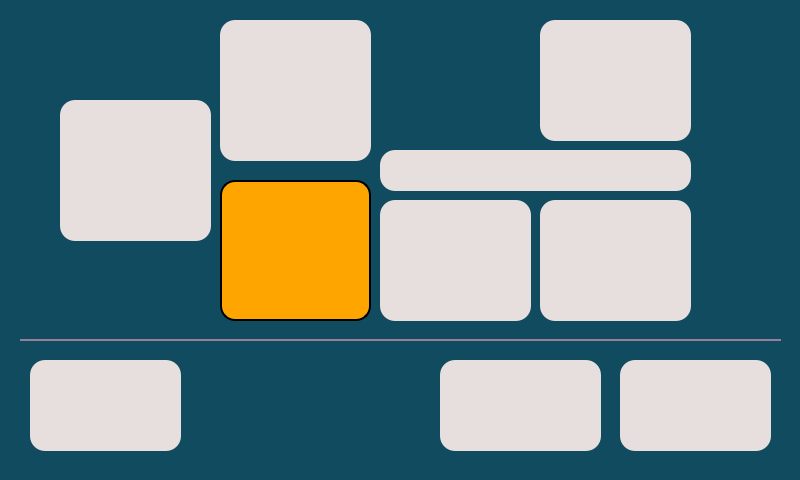
<?xml version="1.0" encoding="UTF-8"?>
<ui version="4.0">
 <class>MainWindow</class>
 <widget class="QMainWindow" name="MainWindow">
  <property name="enabled">
   <bool>true</bool>
  </property>
  <property name="geometry">
   <rect>
    <x>0</x>
    <y>0</y>
    <width>800</width>
    <height>480</height>
   </rect>
  </property>
  <property name="sizePolicy">
   <sizepolicy hsizetype="Fixed" vsizetype="Fixed">
    <horstretch>0</horstretch>
    <verstretch>0</verstretch>
   </sizepolicy>
  </property>
  <property name="minimumSize">
   <size>
    <width>800</width>
    <height>480</height>
   </size>
  </property>
  <property name="maximumSize">
   <size>
    <width>800</width>
    <height>480</height>
   </size>
  </property>
  <property name="font">
   <font>
    <family>Segoe UI</family>
    <pointsize>12</pointsize>
   </font>
  </property>
  <property name="cursor">
   <cursorShape>BlankCursor</cursorShape>
  </property>
  <property name="windowTitle">
   <string notr="true">MainWindow</string>
  </property>
  <property name="windowOpacity">
   <double>1.000000000000000</double>
  </property>
  <property name="styleSheet">
   <string notr="true">background-color: #114b5f;
</string>
  </property>
  <property name="unifiedTitleAndToolBarOnMac">
   <bool>false</bool>
  </property>
  <widget class="QWidget" name="centralwidget">
   <widget class="QPushButton" name="btnBedroom">
    <property name="geometry">
     <rect>
      <x>60</x>
      <y>100</y>
      <width>151</width>
      <height>141</height>
     </rect>
    </property>
    <property name="styleSheet">
     <string notr="true">background-color: #E7DFDD;
border-style: outset;
border-radius: 15px;</string>
    </property>
    <property name="text">
     <string/>
    </property>
    <property name="iconSize">
     <size>
      <width>75</width>
      <height>75</height>
     </size>
    </property>
   </widget>
   <widget class="QPushButton" name="btnKitchen">
    <property name="geometry">
     <rect>
      <x>220</x>
      <y>20</y>
      <width>151</width>
      <height>141</height>
     </rect>
    </property>
    <property name="styleSheet">
     <string notr="true">background-color: #E7DFDD;
border-style: outset;
border-radius: 15px;</string>
    </property>
    <property name="text">
     <string/>
    </property>
    <property name="iconSize">
     <size>
      <width>75</width>
      <height>75</height>
     </size>
    </property>
   </widget>
   <widget class="QPushButton" name="btnLivingRoom">
    <property name="geometry">
     <rect>
      <x>220</x>
      <y>180</y>
      <width>151</width>
      <height>141</height>
     </rect>
    </property>
    <property name="styleSheet">
     <string notr="true">background-color: orange;
border-style: outset;
border-width: 2px;
border-radius: 15px;
border-color: black;
padding: 4px;
</string>
    </property>
    <property name="text">
     <string/>
    </property>
    <property name="iconSize">
     <size>
      <width>75</width>
      <height>75</height>
     </size>
    </property>
    <property name="flat">
     <bool>false</bool>
    </property>
   </widget>
   <widget class="QPushButton" name="btnHallway">
    <property name="geometry">
     <rect>
      <x>380</x>
      <y>150</y>
      <width>311</width>
      <height>41</height>
     </rect>
    </property>
    <property name="styleSheet">
     <string notr="true">background-color: #E7DFDD;
border-style: outset;
border-radius: 15px;</string>
    </property>
    <property name="text">
     <string/>
    </property>
   </widget>
   <widget class="QPushButton" name="btnDanaOffice">
    <property name="geometry">
     <rect>
      <x>380</x>
      <y>200</y>
      <width>151</width>
      <height>121</height>
     </rect>
    </property>
    <property name="styleSheet">
     <string notr="true">background-color: rgb(231, 223, 221);
border-style: outset;
border-radius: 15px;</string>
    </property>
    <property name="text">
     <string/>
    </property>
    <property name="iconSize">
     <size>
      <width>75</width>
      <height>75</height>
     </size>
    </property>
   </widget>
   <widget class="QPushButton" name="btnDanielOffice">
    <property name="geometry">
     <rect>
      <x>540</x>
      <y>200</y>
      <width>151</width>
      <height>121</height>
     </rect>
    </property>
    <property name="styleSheet">
     <string notr="true">background-color: #E7DFDD;
border-style: outset;
border-radius: 15px;</string>
    </property>
    <property name="text">
     <string/>
    </property>
    <property name="iconSize">
     <size>
      <width>75</width>
      <height>75</height>
     </size>
    </property>
   </widget>
   <widget class="QPushButton" name="btnStudio">
    <property name="geometry">
     <rect>
      <x>540</x>
      <y>20</y>
      <width>151</width>
      <height>121</height>
     </rect>
    </property>
    <property name="styleSheet">
     <string notr="true">background-color: #E7DFDD;
border-style: outset;
border-radius: 15px;</string>
    </property>
    <property name="text">
     <string/>
    </property>
    <property name="iconSize">
     <size>
      <width>75</width>
      <height>75</height>
     </size>
    </property>
   </widget>
   <widget class="QPushButton" name="btnAllOn">
    <property name="geometry">
     <rect>
      <x>620</x>
      <y>360</y>
      <width>151</width>
      <height>91</height>
     </rect>
    </property>
    <property name="styleSheet">
     <string notr="true">background-color: #E7DFDD;
border-style: outset;
border-radius: 15px;</string>
    </property>
    <property name="text">
     <string/>
    </property>
    <property name="iconSize">
     <size>
      <width>75</width>
      <height>75</height>
     </size>
    </property>
   </widget>
   <widget class="QPushButton" name="btnAllOff">
    <property name="geometry">
     <rect>
      <x>440</x>
      <y>360</y>
      <width>161</width>
      <height>91</height>
     </rect>
    </property>
    <property name="styleSheet">
     <string notr="true">background-color: #E7DFDD;
border-style: outset;
border-radius: 15px;</string>
    </property>
    <property name="text">
     <string/>
    </property>
    <property name="iconSize">
     <size>
      <width>75</width>
      <height>75</height>
     </size>
    </property>
   </widget>
   <widget class="QPushButton" name="btnAway">
    <property name="geometry">
     <rect>
      <x>30</x>
      <y>360</y>
      <width>151</width>
      <height>91</height>
     </rect>
    </property>
    <property name="styleSheet">
     <string notr="true">background-color: #E7DFDD;
border-style: outset;
border-radius: 15px;</string>
    </property>
    <property name="text">
     <string/>
    </property>
    <property name="iconSize">
     <size>
      <width>75</width>
      <height>75</height>
     </size>
    </property>
   </widget>
   <widget class="Line" name="line">
    <property name="geometry">
     <rect>
      <x>20</x>
      <y>330</y>
      <width>761</width>
      <height>21</height>
     </rect>
    </property>
    <property name="styleSheet">
     <string notr="true">color: rgb(152, 129, 152)</string>
    </property>
    <property name="frameShadow">
     <enum>QFrame::Plain</enum>
    </property>
    <property name="lineWidth">
     <number>2</number>
    </property>
    <property name="orientation">
     <enum>Qt::Horizontal</enum>
    </property>
   </widget>
   <widget class="QPushButton" name="btnClose">
    <property name="geometry">
     <rect>
      <x>10</x>
      <y>10</y>
      <width>31</width>
      <height>31</height>
     </rect>
    </property>
    <property name="text">
     <string/>
    </property>
    <property name="flat">
     <bool>true</bool>
    </property>
   </widget>
  </widget>
  <widget class="QMenuBar" name="menubar">
   <property name="geometry">
    <rect>
     <x>0</x>
     <y>0</y>
     <width>800</width>
     <height>22</height>
    </rect>
   </property>
  </widget>
 </widget>
 <resources/>
 <connections/>
</ui>
